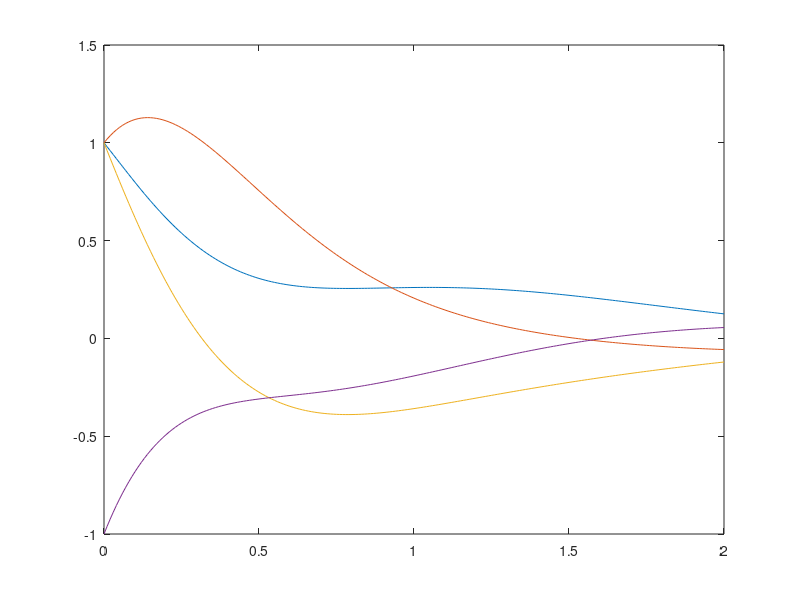

Here is the MATLAB script that generated this plot:
%Teste 1

F = @(t, x) 1 + (x - t)^2;
ts = 1.05:0.01:3;
figure(1)
ode45(F, ts, -18.95);

%Teste 2

Sistema = @(t,x) [ (-2*x(1) -1*x(2) -1*x(3) -2*x(4));
    (x(1) -2*x(2) +2*x(3) -1*x(4));
    (-1*x(1) -2*x(2) -2*x(3) -1*x(4));
    (2*x(1) -1*x(2) +1*x(3) -2*x(4))
    ];
t_span = 0:0.01:2;
[t,x] = ode45(Sistema,t_span,[1;1;1;-1])
figure(2)
plot(t,x)

